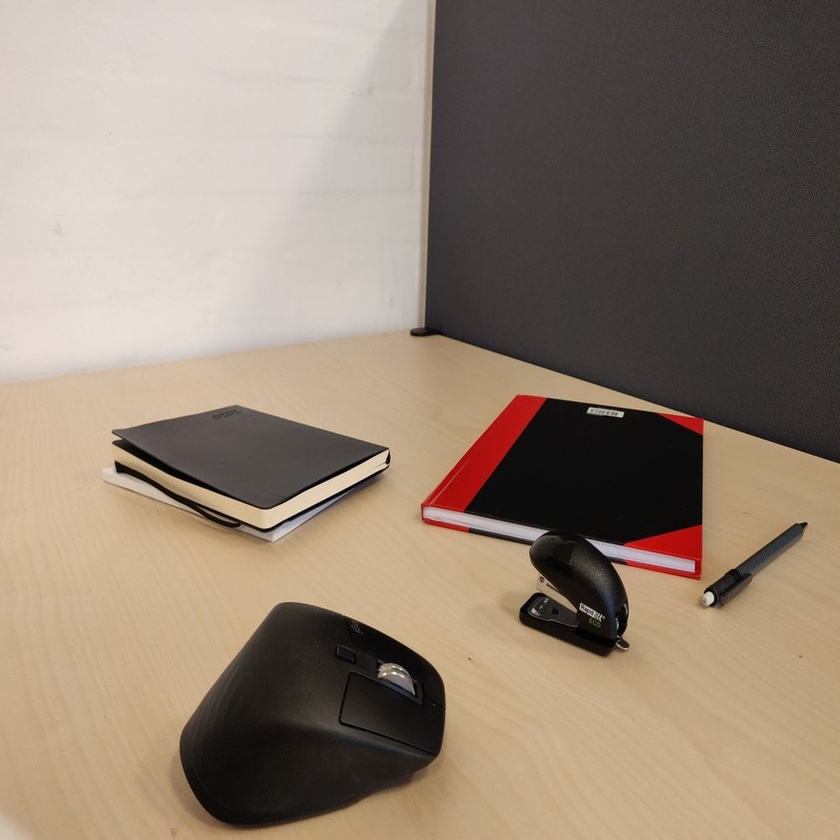
#> input picture Ex week2/Exercises week 2/OF1.jpg, 840 x 840 px, shrunk from 1000 x 1000 before the run
$ python ex4.py
#> lines starting #> are read from the running program, lines starting #| are printed output that depends on the picture
# Optical Flow
import cv2
import numpy as np
from matplotlib import pyplot as plt

# Load the images "OF1.jpg" and "OF2.jpg" and change them to grayscale.
img1 = cv2.imread('OF1.jpg')
#> img1 is the input picture: shape (840, 840, 3); mean B, G, R 114.7, 130.1, 146.2
img2 = cv2.imread('OF2.jpg')
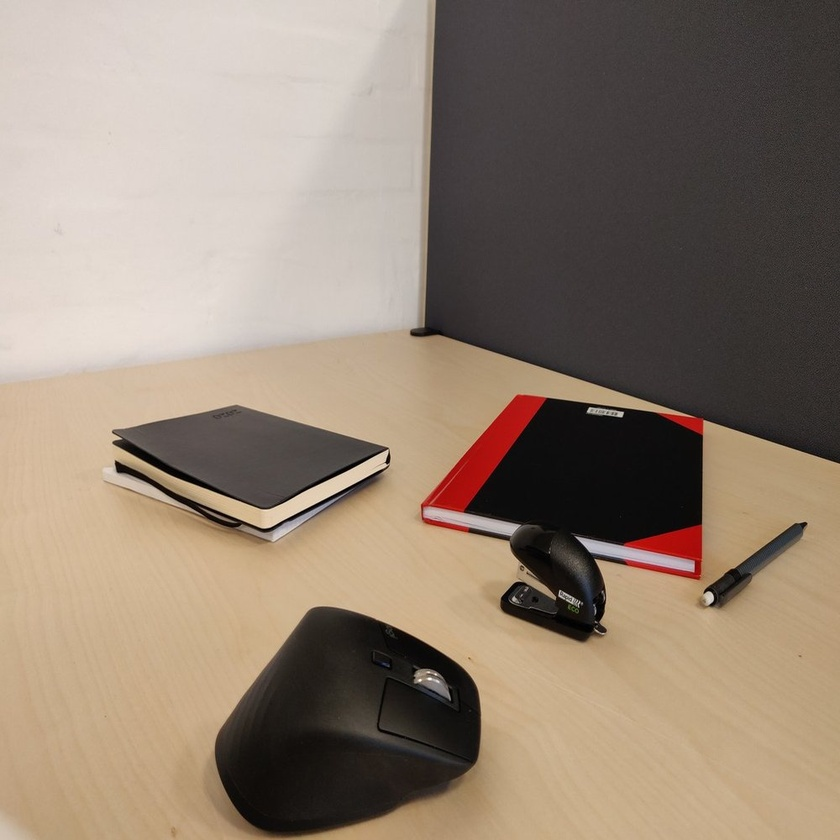
#> input picture Ex week2/Exercises week 2/OF2.jpg, 840 x 840 px, shrunk from 1000 x 1000 before the run
#> img2 is the input picture: shape (840, 840, 3); mean B, G, R 114.9, 130.4, 146.4

b,g,r = cv2.split(img1) # Changing the order from bgr to rgb so that matplotlib can show it
img1 = cv2.merge([r,g,b])
b,g,r = cv2.split(img2) # Changing the order from bgr to rgb so that matplotlib can show it
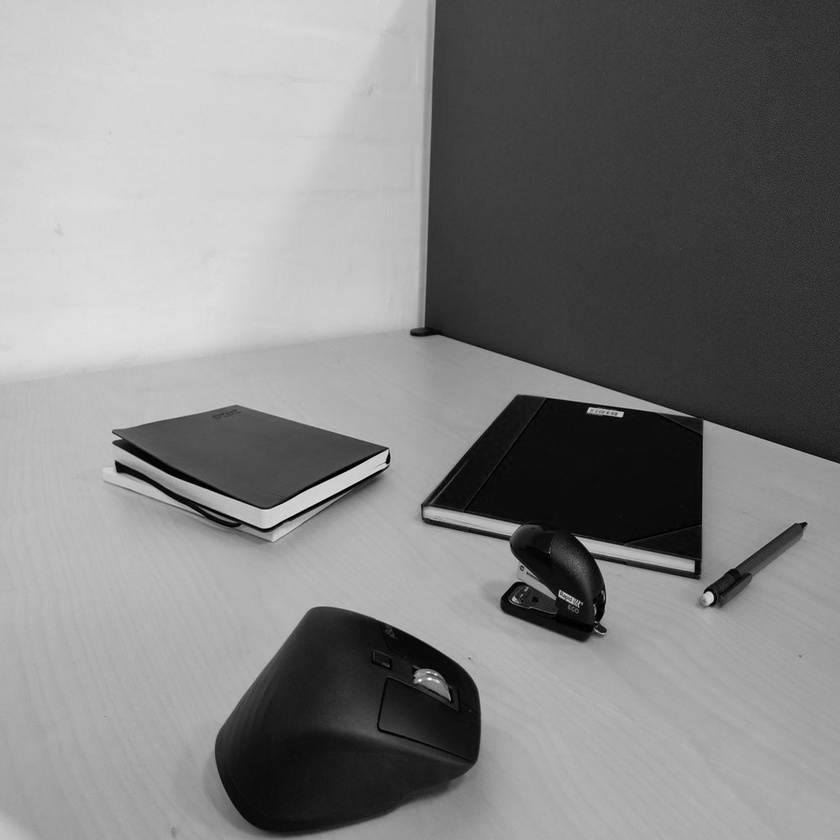
#> g: shape (840, 840); min 0, max 254, mean 130.4
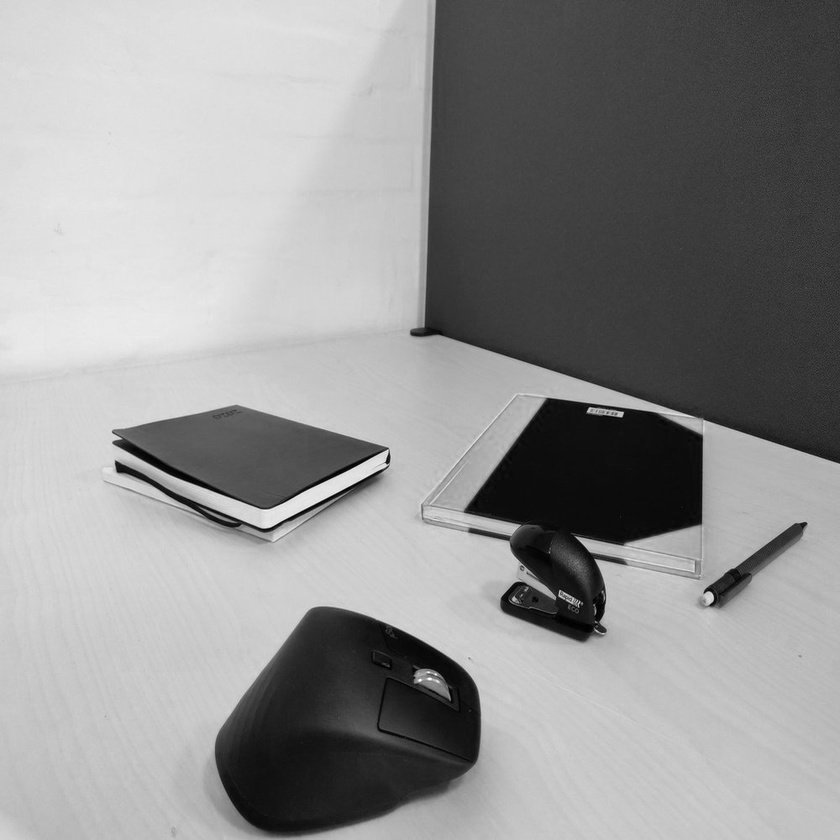
#> r: shape (840, 840); min 0, max 255, mean 146.4
img2 = cv2.merge([r,g,b])

gray1 = cv2.cvtColor(img1, cv2.COLOR_RGB2GRAY)
gray2 = cv2.cvtColor(img2, cv2.COLOR_RGB2GRAY)

# plt.figure(figsize = (18,18))
# plt.subplot(1,2,1)
# plt.imshow(gray1, cmap = 'gray')
# plt.subplot(1,2,2)
# plt.imshow(gray2, cmap = 'gray')

# They look pretty much the same. We can now use optical flow to find out how the objects
# in the picutures have moved. We do this by first using [cv2.goodFeaturesToTrack]
# (https://docs.opencv.org/3.4/dd/d1a/group__imgproc__feature.html#ga1d6bb77486c8f92d79c8793ad995d541)
# to find features in the first image. You can play around with the parameters to see the difference.
feat1 = cv2.goodFeaturesToTrack(gray1, maxCorners=100, qualityLevel=0.4, minDistance=7)
#> feat1 = 15 rows, first 8: [386, 462], [623, 412], [581, 603], [115, 461], [533, 608], [587, 412], [806, 523], [602, 616]
# The function finds the most prominent corners in the image or in the specified image region

# Next we use the function [cv2.calcOpticalFlowPyrLK]
# (https://docs.opencv.org/3.4/dc/d6b/group__video__track.html#ga473e4b886d0bcc6b65831eb88ed93323)
# to track the features in the next image.
feat2, status, error = cv2.calcOpticalFlowPyrLK(gray1, gray2, feat1, None)
#> feat2 = 15 rows, first 8: [386, 461.9], [622.8, 411.9], [560, 589.9], [115.2, 460.9], [513.8, 596.5], [586.9, 411.9], [805.7, 522.9], [580.4, 602.4]; status = [1, 1, 1, 1, 1, 1, 1, 1, 1, 1, 1, 1, 1, 1, 1]; error = [3.09, 2.66, 5.91, 2.29, 8.49, 2.38, 2.63, 8.03, 9.72, 2.32, 4.17, 2.51, 6.13, 4.55, 2.91]

# We now have the location of the features from the first image in the second image. To find the movement we can draw a line between the keypoints.
# for i in range(len(feat1)):
#     cv2.line(img2, (feat1[i][0][0], feat1[i][0][1]), (feat2[i][0][0], feat2[i][0][1]), (0, 255, 0), 2)
#     cv2.circle(img2, (feat1[i][0][0], feat1[i][0][1]), 5, (0, 255, 0), -1)

# plt.figure(figsize=(15,15))
# plt.imshow(img2)


# ## 4a) Change the code such that only the keypoints that have moved will be showed in the image.

# # feat1 = cv2.goodFeaturesToTrack(gray1, maxCorners=100, qualityLevel=0.4, minDistance=7)
# # feat2 = cv2.goodFeaturesToTrack(gray2, maxCorners=100, qualityLevel=0.4, minDistance=7)
# # for i in range(len(feat1)):
# #     if feat1[i][0][0] != feat2[i][0][0] and feat1[i][0][1] != feat2[i][0][1]:
# #         cv2.line(img2, (feat1[i][0][0], feat1[i][0][1]), (feat2[i][0][0], feat2[i][0][1]), (0, 255, 0), 2)
# #         cv2.circle(img2, (feat1[i][0][0], feat1[i][0][1]), 5, (0, 255, 0), -1)
# # plt.figure(figsize=(15,15))
# # plt.imshow(img2)

# plt.show()

### Dense Optical Flow
# The sparse optical flow finds the flow of the detected keypoints.
#  We will now try to use dense optical flow which, finds the flow of all the points in the picture.
# For this example we use the same two images, so we don't have to load them again.
# To find the optical flow we use the function [cv2.calcOpticalFlowFarneback]
# (https://docs.opencv.org/3.4/dc/d6b/group__video__track.html#ga5d10ebbd59fe09c5f650289ec0ece5af).
# Check out the description to see what all the different parameters does, and try to change them to see the difference.
flow = cv2.calcOpticalFlowFarneback(gray1, gray2, None, 0.5, 3, 15, 3, 5, 1.5, 0)
# The function returns an array containing the flow vector for every pixel.
# This can be changed to a magnitude and an angle using the function cv2.cartToPolar.

# Find a way to represent the flow in the image. For example by drawing vectors the relevant places
# or by making a new image with colors representing the flow of every pixel.
# An example of retrieving the magnitude and angle is shown below, which you can use if you like.
mag, ang = cv2.cartToPolar(flow[:,:,0], flow[:,:,1]) # Retrieving the magnitude and angle of every pixel

### Fill in some code to represent the flow here ###
old_shape = img1.shape
#> old_shape = (840, 840, 3)
prev_img_gray = gray1
current_img = img2
current_img_gray= gray2
assert current_img.shape == old_shape # assert: return TRUE if the conditions is true
hsv = np.zeros_like(img1)
hsv[...,1] = 255 # all the element of the first column set to 255
flow = None
flow = cv2.calcOpticalFlowFarneback(prev=prev_img_gray,
                                      next=current_img_gray, flow=flow,
                                      pyr_scale=0.8, levels=15, winsize=5,
                                      iterations=10, poly_n=5, poly_sigma=0,
                                      flags=10)
mag, ang = cv2.cartToPolar(flow[...,0], flow[...,1])
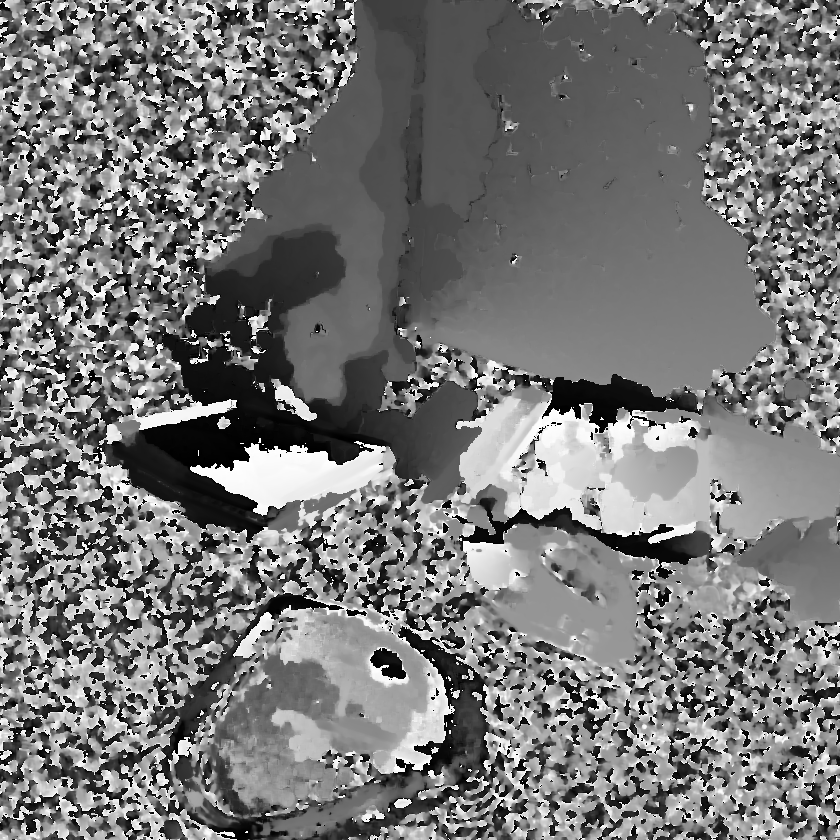
#> ang: shape (840, 840) float32; min 7.39e-06, max 6.28, mean 2.94; drawn with min black and max white
hsv[..., 0] = ang*180/np.pi/2
hsv[..., 2] = cv2.normalize(mag, None, 0, 255, cv2.NORM_MINMAX)
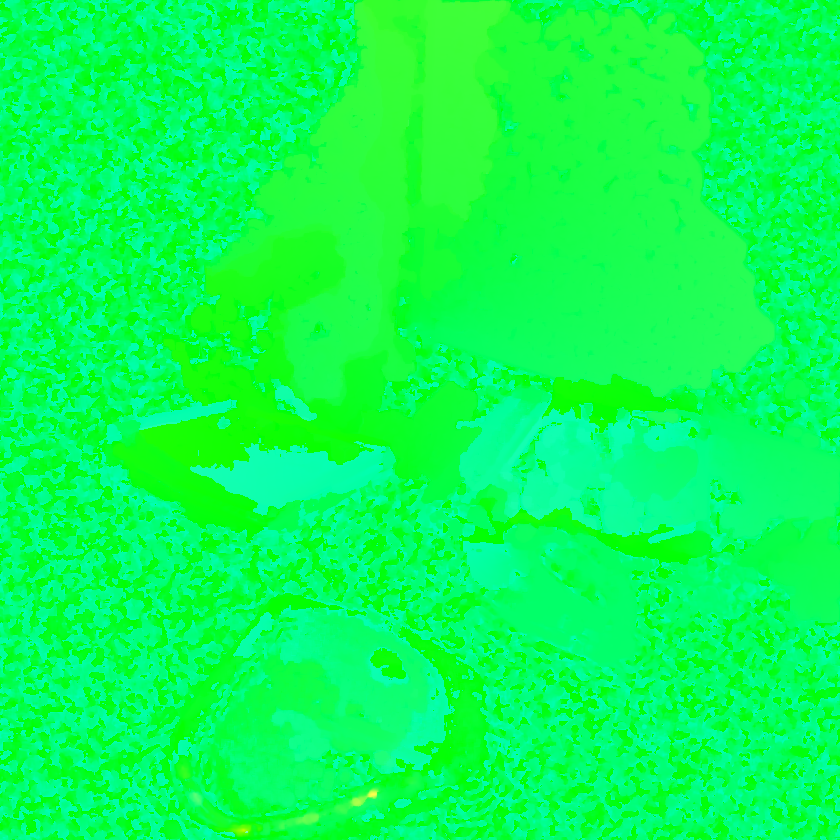
#> hsv: shape (840, 840, 3); mean of channels 0, 1, 2 83.8, 255, 8.5; drawn as B, G, R
rgb = cv2.cvtColor(hsv, cv2.COLOR_HSV2RGB)
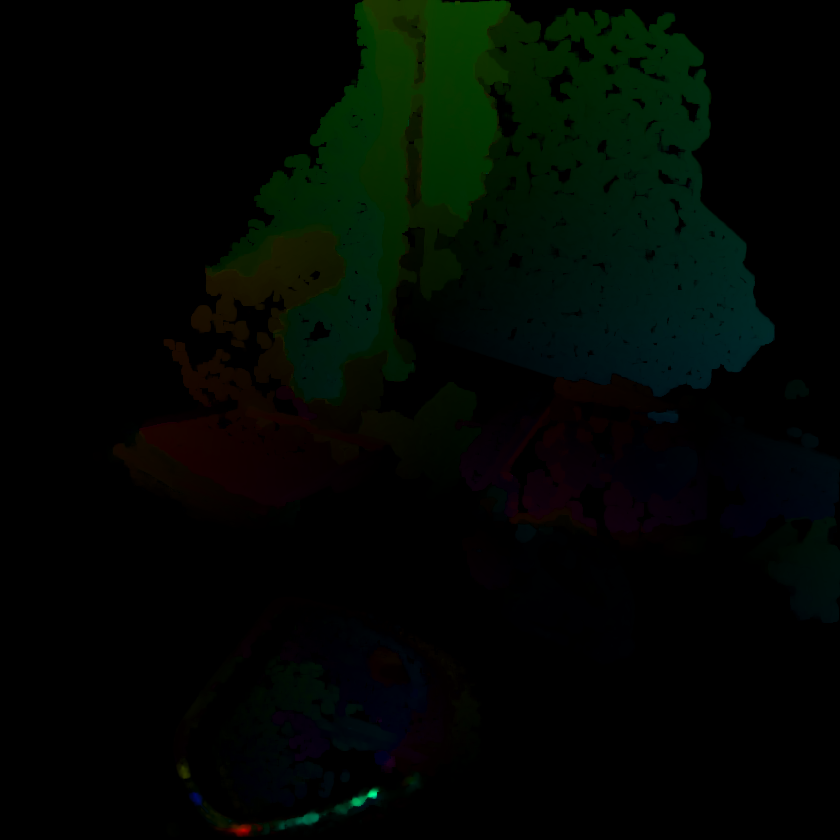
#> rgb: shape (840, 840, 3); mean R, G, B 1.7, 7.2, 2.5
cv2.imshow(img2,rgb)
plt.show()
